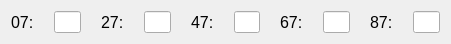
    <widget class="QWidget" name="layoutWidget_26">
     <property name="geometry">
      <rect>
       <x>10</x>
       <y>230</y>
       <width>451</width>
       <height>29</height>
      </rect>
     </property>
     <layout class="QHBoxLayout" name="MemoryRow07">
      <property name="spacing">
       <number>20</number>
      </property>
      <item>
       <layout class="QHBoxLayout" name="horizontalLayout_174">
        <item>
         <widget class="QLabel" name="label_246">
          <property name="font">
           <font>
            <pointsize>12</pointsize>
           </font>
          </property>
          <property name="text">
           <string>07:</string>
          </property>
         </widget>
        </item>
        <item>
         <widget class="QLineEdit" name="memLineEdit07">
          <property name="maxLength">
           <number>4</number>
          </property>
         </widget>
        </item>
       </layout>
      </item>
      <item>
       <layout class="QHBoxLayout" name="horizontalLayout_175">
        <item>
         <widget class="QLabel" name="label_247">
          <property name="font">
           <font>
            <pointsize>12</pointsize>
           </font>
          </property>
          <property name="text">
           <string>27:</string>
          </property>
         </widget>
        </item>
        <item>
         <widget class="QLineEdit" name="memLineEdit27">
          <property name="maxLength">
           <number>4</number>
          </property>
         </widget>
        </item>
       </layout>
      </item>
      <item>
       <layout class="QHBoxLayout" name="horizontalLayout_176">
        <item>
         <widget class="QLabel" name="label_248">
          <property name="font">
           <font>
            <pointsize>12</pointsize>
           </font>
          </property>
          <property name="text">
           <string>47:</string>
          </property>
         </widget>
        </item>
        <item>
         <widget class="QLineEdit" name="memLineEdit47">
          <property name="maxLength">
           <number>4</number>
          </property>
         </widget>
        </item>
       </layout>
      </item>
      <item>
       <layout class="QHBoxLayout" name="horizontalLayout_177">
        <item>
         <widget class="QLabel" name="label_249">
          <property name="font">
           <font>
            <pointsize>12</pointsize>
           </font>
          </property>
          <property name="text">
           <string>67:</string>
          </property>
         </widget>
        </item>
        <item>
         <widget class="QLineEdit" name="memLineEdit67">
          <property name="maxLength">
           <number>4</number>
          </property>
         </widget>
        </item>
       </layout>
      </item>
      <item>
       <layout class="QHBoxLayout" name="horizontalLayout_178">
        <item>
         <widget class="QLabel" name="label_250">
          <property name="font">
           <font>
            <pointsize>12</pointsize>
           </font>
          </property>
          <property name="text">
           <string>87:</string>
          </property>
         </widget>
        </item>
        <item>
         <widget class="QLineEdit" name="memLineEdit87">
          <property name="maxLength">
           <number>4</number>
          </property>
         </widget>
        </item>
       </layout>
      </item>
     </layout>
    </widget>
